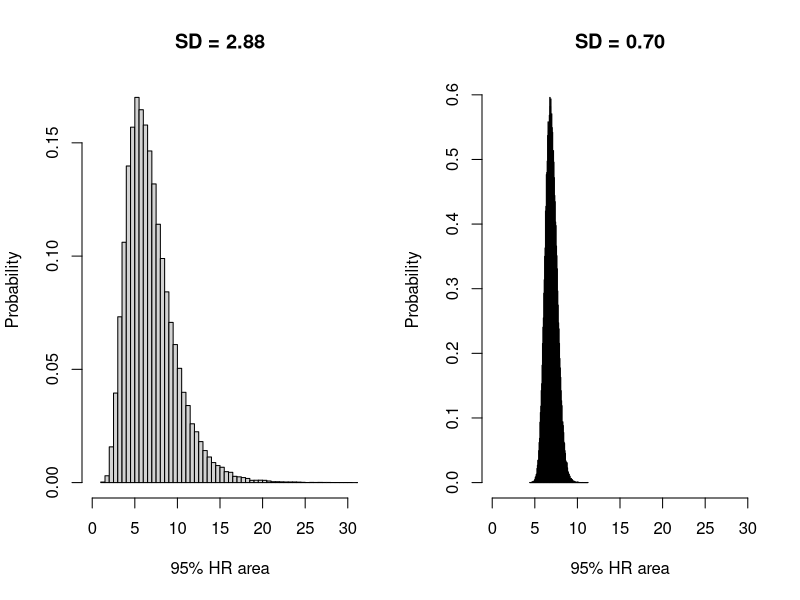

This figure's R source:
png("area_heterogeneity.png",width=7,height=3.5, units="in", res=400)

par(mfrow=c(1,2))
 tau<-.4
 mean( a95<- 6*pi*exp(rnorm(100000,-1-.5*(tau*tau),tau)))

sqrt(var(a95) )

hist(a95,nclass=100,xlim=c(0,30),xlab="95% HR area",ylab="Probability",probability=TRUE,main="SD = 2.88")


 tau<-.1
 mean( a95<- 6*pi*exp(rnorm(100000,-1-.5*(tau*tau),tau)))
sqrt(var(a95))
 

hist(a95,nclass=100,xlim=c(0,30),xlab="95% HR area",ylab="Probability",probability=TRUE,main="SD = 0.70")


dev.off()